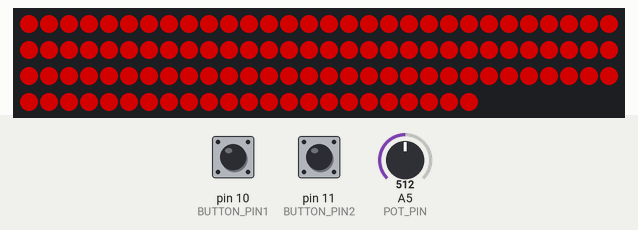
Simulated run of this sketch. Board: Arduino Uno, built with avr-gcc and run on an emulated ATmega328P. Parts: 113 RGB LEDs in strip order, left to right, continuing on the next row. The test bench sets the inputs (shaded band); at power-on: A5 (POT_PIN) = 512, pin 10 (BUTTON_PIN1) HIGH, pin 11 (BUTTON_PIN2) HIGH. Dim RGB values are drawn brighter than linear; what the sketch prints to the serial monitor is not drawn.

Above: at 2.7 s.
2.8 s: A5 (POT_PIN) set to 716
At 2.96 s:
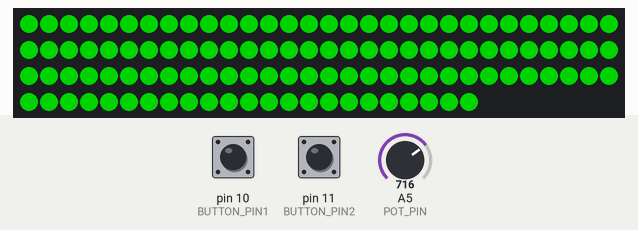
At 4.2 s:
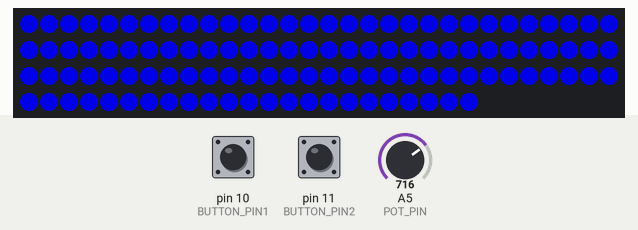
Timing chart, 0 to 5.8 s (numbered marks = the images above; inputs shaded):
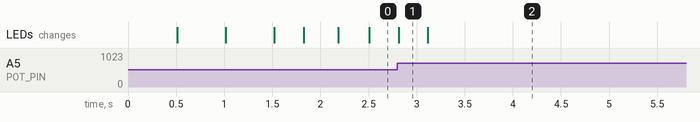

The sketch:

Prismatik-Arduino-Blacklight.ino
```cpp
#include "FastLED.h"

#define NUM_LEDS 113
#define DATA_PIN 6
#define BUTTON_PIN1 10
#define BUTTON_PIN2 11
#define POT_PIN 5  // Pin for the potentiometer

// Baudrate for serial communication
#define serialRate 256000

// Define the states
enum Mode {
  ADALIGHT_MODE,
  SOLID_BLUE_MODE,
  SOLID_GREEN_MODE,
  SOLID_RED_MODE,
  RAINBOW_CYCLE_MODE,
  BLUE_TO_RED_GRADIENT_MODE // Added blue-to-red gradient mode
};

// Adalight protocol
uint8_t prefix[] = {'A', 'd', 'a'}, hi, lo, chk, i;

// Initialize LED array
CRGB leds[NUM_LEDS];

Mode currentState = ADALIGHT_MODE; // Start at ADALIGHT_MODE

// Blue to Red Gradient variables
float ratio = 0.0;
bool isReversing = false;
int colorChangeDelay = 20; // Speed of transition
int colorA[3] = {0, 0, 255};  // Blue
int colorB[3] = {255, 0, 0};  // Red

// Heartbeat variables
unsigned long lastHeartbeatTime = 0;
#define HEARTBEAT_INTERVAL 1000

void setup() {
  // Set up LED strip
  FastLED.addLeds<NEOPIXEL, DATA_PIN>(leds, NUM_LEDS);

  // Initial RGB flash sequence
  FastLED.showColor(CRGB(255, 0, 0));
  delay(500);
  FastLED.showColor(CRGB(0, 255, 0));
  delay(500);
  FastLED.showColor(CRGB(0, 0, 255));
  delay(500);
  FastLED.showColor(CRGB(0, 0, 0));

  Serial.begin(serialRate);

  // Set up button pins
  pinMode(BUTTON_PIN1, INPUT_PULLUP);
  pinMode(BUTTON_PIN2, INPUT_PULLUP);
}

void loop() {
  // Read potentiometer value (0 to 1023)
  int potValue = analogRead(POT_PIN);

  // Map the potentiometer value to a brightness value (0 to 255)
  int brightness = map(potValue, 0, 1023, 0, 255);

  // Set the global brightness for the LED strip
  FastLED.setBrightness(brightness);

  int forwardButtonState = digitalRead(BUTTON_PIN1);
  int backwardButtonState = digitalRead(BUTTON_PIN2);

  // Debugging button states
  Serial.println(forwardButtonState);
  Serial.println(backwardButtonState);

  // Check button inputs to switch modes
  if (forwardButtonState == LOW) {
    currentState = static_cast<Mode>((static_cast<int>(currentState) + 1) % (BLUE_TO_RED_GRADIENT_MODE + 1));
    delay(300); // Debounce delay
  }

  if (backwardButtonState == HIGH) {
    currentState = static_cast<Mode>((static_cast<int>(currentState) - 1 + (BLUE_TO_RED_GRADIENT_MODE + 1)) % (BLUE_TO_RED_GRADIENT_MODE + 1));
    delay(300); // Debounce delay
  }

  // Execute the current mode
  switch (currentState) {
    case ADALIGHT_MODE:
      runAdalightMode();
      break;

    case SOLID_BLUE_MODE:
      runSolidBlueMode();
      break;

    case SOLID_GREEN_MODE:
      runSolidGreenMode();
      break;

    case SOLID_RED_MODE:
      runSolidRedMode();
      break;

    case RAINBOW_CYCLE_MODE:
      runRainbowCycleMode();
      break;

    case BLUE_TO_RED_GRADIENT_MODE:
      runBlueToRedGradientMode(); // Call the new blue-to-red gradient mode
      break;
  }

  // Check if it's time to send a heartbeat
  unsigned long currentTime = millis();
  if (currentTime - lastHeartbeatTime >= HEARTBEAT_INTERVAL) {
    sendHeartbeat(); // Send heartbeat signal to keep communication alive
    lastHeartbeatTime = currentTime; // Update the last heartbeat time
  }
}

void sendHeartbeat() {
  Serial.write(0x00); // Send a dummy byte (heartbeat signal) to keep communication alive
  Serial.flush(); // Ensure the data is transmitted immediately
}

void runAdalightMode() {
  // Wait for the first byte of the Magic Word
  for (i = 0; i < sizeof prefix; ++i) {
    waitLoop:
    while (!Serial.available());
    if (prefix[i] == Serial.read()) continue;
    i = 0;
    goto waitLoop;
  }

  // Hi, Lo, Checksum
  while (!Serial.available());
  hi = Serial.read();
  while (!Serial.available());
  lo = Serial.read();
  while (!Serial.available());
  chk = Serial.read();

  if (chk != (hi ^ lo ^ 0x55)) {
    i = 0;
    goto waitLoop;
  }

  memset(leds, 0, NUM_LEDS * sizeof(struct CRGB));

  // Read the pixel data
  for (uint8_t i = 0; i < NUM_LEDS; i++) {
    byte r, g, b;
    while (!Serial.available());
    r = Serial.read();
    while (!Serial.available());
    g = Serial.read();
    while (!Serial.available());
    b = Serial.read();
    leds[i].r = r;
    leds[i].g = g;
    leds[i].b = b;
  }

  // Update LEDs with new data
  FastLED.show();
}

void runSolidBlueMode() {
  // Set all LEDs to solid blue
  FastLED.showColor(CRGB(0, 0, 255));
}

void runSolidGreenMode() {
  // Set all LEDs to solid green
  FastLED.showColor(CRGB(0, 255, 0));
}

void runSolidRedMode() {
  // Set all LEDs to solid red
  FastLED.showColor(CRGB(255, 0, 0));
}

void runRainbowCycleMode() {
  // Rainbow cycle mode: slowly cycle through the colors of the rainbow
  static uint8_t hue = 0; // Start at red

  // Update the color of each LED
  for (int i = 0; i < NUM_LEDS; i++) {
    leds[i] = CHSV(hue + (i * 255 / NUM_LEDS), 255, 255);
  }

  // Increment hue to slowly transition the colors
  hue++;

  // Show the updated LEDs
  FastLED.show();

  // Slow down the color transition
  delay(20);
}

void runBlueToRedGradientMode() {
  // Calculate color transition based on ratio
  ratio += (isReversing ? -0.02 : 0.02); // Increment or decrement ratio based on direction
  if (ratio <= 0.0) {
    ratio = 0.0; // Prevent underflow
    isReversing = false; // Change direction to forward
  } else if (ratio >= 1.0) {
    ratio = 1.0; // Prevent overflow
    isReversing = true; // Change direction to reverse
  }

  // Calculate the color components based on the ratio
  int r = colorA[0] + (colorB[0] - colorA[0]) * ratio;
  int g = colorA[1] + (colorB[1] - colorA[1]) * ratio;
  int b = colorA[2] + (colorB[2] - colorA[2]) * ratio;

  // Update the strip with the calculated color
  for (int i = 0; i < NUM_LEDS; i++) {
    leds[i] = CRGB(r, g, b); // Set each LED to the calculated color
  }
  FastLED.show(); // Update the strip to reflect changes

  // Add a delay for the color cycling speed
  delay(50); // Control speed of color transition
}
```
